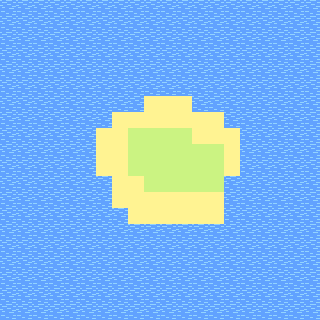

A 2D game scene composited from a Tiled map and its tileset images. What follows is a short description and the map's XML, with every tile layer's data as written:
An orthogonal 20x20 tile map with 16x16 px tiles, 1 tile layer (Tile Layer 1).

<map version="1.2" tiledversion="1.3.4" orientation="orthogonal" renderorder="right-down" width="20" height="20" tilewidth="16" tileheight="16" infinite="0" nextlayerid="2" nextobjectid="1">
 <tileset firstgid="1" source="tiles.tsx" />
 <layer id="1" name="Tile Layer 1" width="20" height="20">
  <data encoding="csv">
18,18,18,18,18,18,18,18,18,18,18,18,18,18,18,18,18,18,18,18,
18,18,18,18,18,18,18,18,18,18,18,18,18,18,18,18,18,18,18,18,
18,18,18,18,18,18,18,18,18,18,18,18,18,18,18,18,18,18,18,18,
18,18,18,18,18,18,18,18,18,18,18,18,18,18,18,18,18,18,18,18,
18,18,18,18,18,18,18,18,18,18,18,18,18,18,18,18,18,18,18,18,
18,18,18,18,18,18,18,18,18,18,18,18,18,18,18,18,18,18,18,18,
18,18,18,18,18,18,18,18,18,33,33,33,18,18,18,18,18,18,18,18,
18,18,18,18,18,18,18,33,33,33,33,33,33,33,18,18,18,18,18,18,
18,18,18,18,18,18,33,33,17,17,17,17,33,33,33,18,18,18,18,18,
18,18,18,18,18,18,33,33,17,17,17,17,17,17,33,18,18,18,18,18,
18,18,18,18,18,18,33,33,17,17,17,17,17,17,33,18,18,18,18,18,
18,18,18,18,18,18,18,33,33,17,17,17,17,17,18,18,18,18,18,18,
18,18,18,18,18,18,18,33,33,33,33,33,33,33,18,18,18,18,18,18,
18,18,18,18,18,18,18,18,33,33,33,33,33,33,18,18,18,18,18,18,
18,18,18,18,18,18,18,18,18,18,18,18,18,18,18,18,18,18,18,18,
18,18,18,18,18,18,18,18,18,18,18,18,18,18,18,18,18,18,18,18,
18,18,18,18,18,18,18,18,18,18,18,18,18,18,18,18,18,18,18,18,
18,18,18,18,18,18,18,18,18,18,18,18,18,18,18,18,18,18,18,18,
18,18,18,18,18,18,18,18,18,18,18,18,18,18,18,18,18,18,18,18,
18,18,18,18,18,18,18,18,18,18,18,18,18,18,18,18,18,18,18,18
</data>
 </layer>
</map>